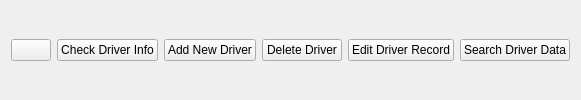
            <widget class="QWidget" name="ManageDriverButtonWidget" native="true">
             <layout class="QHBoxLayout" name="horizontalLayout_3">
              <item>
               <widget class="QPushButton" name="pushButton_54">
                <property name="maximumSize">
                 <size>
                  <width>50</width>
                  <height>16777215</height>
                 </size>
                </property>
                <property name="text">
                 <string/>
                </property>
                <property name="icon">
                 <iconset>
                  <normaloff>:/Icons/Icons/menu.svg</normaloff>:/Icons/Icons/menu.svg</iconset>
                </property>
               </widget>
              </item>
              <item>
               <widget class="QPushButton" name="pushButton_14">
                <property name="text">
                 <string>Check Driver Info</string>
                </property>
               </widget>
              </item>
              <item>
               <widget class="QPushButton" name="pushButton_15">
                <property name="text">
                 <string>Add New Driver</string>
                </property>
               </widget>
              </item>
              <item>
               <widget class="QPushButton" name="pushButton_16">
                <property name="text">
                 <string>Delete Driver</string>
                </property>
               </widget>
              </item>
              <item>
               <widget class="QPushButton" name="pushButton_17">
                <property name="text">
                 <string>Edit Driver Record</string>
                </property>
               </widget>
              </item>
              <item>
               <widget class="QPushButton" name="pushButton_18">
                <property name="text">
                 <string>Search Driver Data</string>
                </property>
               </widget>
              </item>
             </layout>
            </widget>
